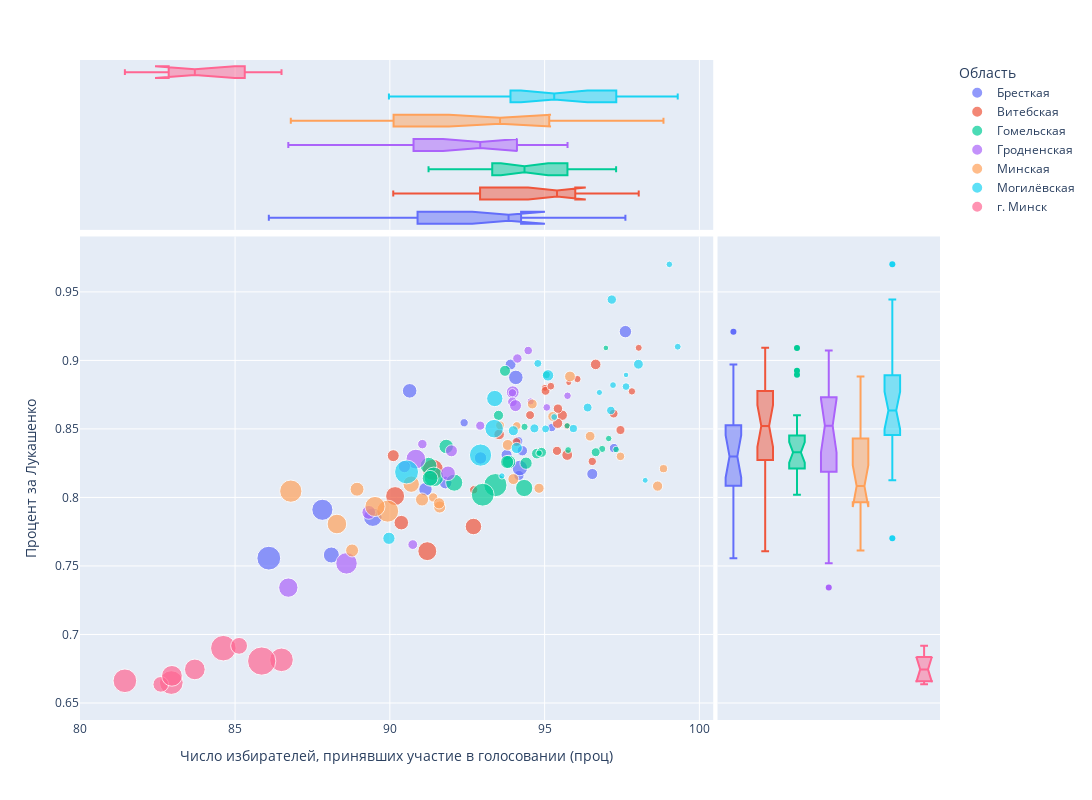

Source (notebook cell):
### Code cell
fig = px.scatter(data10,
                 x='Число избирателей, принявших участие в голосовании (проц)',
                 y='Процент за Лукашенко',
                 color='Область',
                 hover_name='Наименование административно- территориальной единицы',
                 marginal_y="box",
                 marginal_x="box",
                 width=1200,
                 height=800,
                 size='Число избирателей, принявших участие в голосовании(всего)'
                )
fig.show()

### Figure 1 — Plotly figure (JSON) as saved in the notebook; plotly's stock layout.template omitted (floating-point values rounded to 4 significant figures)
{"data": [{"hovertemplate": "<b>%{hovertext}</b><br><br>Область=Бресткая<br>Число избирателей, принявших участие в голосовании (проц)=%{x}<br>Процент за Лукашенко=%{y}<br>Число избирателей, принявших участие в голосовании(всего)=%{marker.size}<extra></extra>", "hovertext": ["Барановичский район", "Берёзовский район", "Брестский район", "Ганцевичский район", "Дрогичинский район", "Жабинковский район", "Ивановский район", "Ивацевичский район", "Каменецкий район", "Кобринский район", "Лунинецкий район", "Ляховичский район", "Малоритский район", "Пинский район", "Пружанский район", "Столинский район", "г. Пинск", "г. Барановичи", "Ленинский район г. Бреста", "Московский район г. Бреста"], "legendgroup": "Бресткая", "marker": {"color": "#636efa", "size": [30320, 44693, 25937, 20906, 29011, 17203, 30134, 40138, 26610, 59257, 51960, 21796, 16931, 38156, 37690, 52356, 84363, 109599, 63150, 139470], "sizemode": "area", "sizeref": 490.9, "symbol": "circle"}, "mode": "markers", "name": "Бресткая", "showlegend": true, "type": "scatter", "x": [96.54, 91.15, 94.17, 94.15, 93.9, 95.23, 93.77, 91.8, 94.28, 94.2, 94.07, 97.24, 92.4, 97.61, 92.93, 90.64, 89.45, 87.82, 88.11, 86.09], "xaxis": "x", "y": [0.8171, 0.806, 0.816, 0.8411, 0.897, 0.851, 0.8311, 0.8109, 0.8341, 0.8215, 0.8876, 0.836, 0.8545, 0.921, 0.8288, 0.8778, 0.7856, 0.791, 0.758, 0.7557], "yaxis": "y"}, {"alignmentgroup": "True", "hovertemplate": "<b>%{hovertext}</b><br><br>Область=Бресткая<br>Число избирателей, принявших участие в голосовании (проц)=%{x}<extra></extra>", "hovertext": ["Барановичский район", "Берёзовский район", "Брестский район", "Ганцевичский район", "Дрогичинский район", "Жабинковский район", "Ивановский район", "Ивацевичский район", "Каменецкий район", "Кобринский район", "Лунинецкий район", "Ляховичский район", "Малоритский район", "Пинский район", "Пружанский район", "Столинский район", "г. Пинск", "г. Барановичи", "Ленинский район г. Бреста", "Московский район г. Бреста"], "legendgroup": "Бресткая", "marker": {"color": "#636efa", "symbol": "circle"}, "name": "Бресткая", "notched": true, "offsetgroup": "Бресткая", "showlegend": false, "type": "box", "x": [96.54, 91.15, 94.17, 94.15, 93.9, 95.23, 93.77, 91.8, 94.28, 94.2, 94.07, 97.24, 92.4, 97.61, 92.93, 90.64, 89.45, 87.82, 88.11, 86.09], "xaxis": "x3", "yaxis": "y3"}, {"alignmentgroup": "True", "hovertemplate": "<b>%{hovertext}</b><br><br>Область=Бресткая<br>Процент за Лукашенко=%{y}<extra></extra>", "hovertext": ["Барановичский район", "Берёзовский район", "Брестский район", "Ганцевичский район", "Дрогичинский район", "Жабинковский район", "Ивановский район", "Ивацевичский район", "Каменецкий район", "Кобринский район", "Лунинецкий район", "Ляховичский район", "Малоритский район", "Пинский район", "Пружанский район", "Столинский район", "г. Пинск", "г. Барановичи", "Ленинский район г. Бреста", "Московский район г. Бреста"], "legendgroup": "Бресткая", "marker": {"color": "#636efa", "symbol": "circle"}, "name": "Бресткая", "notched": true, "offsetgroup": "Бресткая", "showlegend": false, "type": "box", "xaxis": "x2", "y": [0.8171, 0.806, 0.816, 0.8411, 0.897, 0.851, 0.8311, 0.8109, 0.8341, 0.8215, 0.8876, 0.836, 0.8545, 0.921, 0.8288, 0.8778, 0.7856, 0.791, 0.758, 0.7557], "yaxis": "y2"}, {"hovertemplate": "<b>%{hovertext}</b><br><br>Область=Витебская<br>Число избирателей, принявших участие в голосовании (проц)=%{x}<br>Процент за Лукашенко=%{y}<br>Число избирателей, принявших участие в голосовании(всего)=%{marker.size}<extra></extra>", "hovertext": ["Бешенковичский район", "Браславский район", "Верхнедвинский район", "Витебский район", "Глубокский район", "Городокский район", "Докшицкий район", "Дубровенский район", "Лепельский район", "Лиозненский район", "Миорский район", "Оршанский  район", "Полоцкий район", "Поставский район", "Россонский район", "Сенненский район", "Толочинский район", "Ушачский район", "Чашникский район", "Шарковщинский район", "Шумилинский район", "г. Орша", "г. Полоцк", "г. Новополоцк", "Железнодорожный район г. Витебска", "Октябрьский район г. Витебска", "Первомайский район г. Витебска"], "legendgroup": "Витебская", "marker": {"color": "#EF553B", "size": [13253, 20981, 16985, 27466, 28902, 19148, 20189, 11971, 26291, 12077, 16973, 21874, 19401, 27596, 8505, 19375, 19761, 11750, 25765, 13480, 14875, 88213, 52042, 66759, 35270, 87840, 109191], "sizemode": "area", "sizeref": 490.9, "symbol": "circle"}, "mode": "markers", "name": "Витебская", "showlegend": true, "type": "scatter", "x": [96.06, 95.4, 96.54, 96.65, 95.73, 97.23, 97.45, 95.01, 95.57, 98.04, 92.71, 95.43, 95.03, 93.53, 95.78, 94.53, 94.09, 95.72, 95.42, 97.82, 95.2, 90.17, 90.37, 92.7, 90.11, 91.21, 91.39], "xaxis": "x", "y": [0.8864, 0.834, 0.8263, 0.8971, 0.831, 0.8612, 0.8492, 0.88, 0.86, 0.9092, 0.8056, 0.8648, 0.8778, 0.846, 0.8838, 0.8601, 0.8404, 0.8521, 0.8541, 0.8774, 0.8812, 0.801, 0.7816, 0.7788, 0.8305, 0.7608, 0.8202], "yaxis": "y"}, {"alignmentgroup": "True", "hovertemplate": "<b>%{hovertext}</b><br><br>Область=Витебская<br>Число избирателей, принявших участие в голосовании (проц)=%{x}<extra></extra>", "hovertext": ["Бешенковичский район", "Браславский район", "Верхнедвинский район", "Витебский район", "Глубокский район", "Городокский район", "Докшицкий район", "Дубровенский район", "Лепельский район", "Лиозненский район", "Миорский район", "Оршанский  район", "Полоцкий район", "Поставский район", "Россонский район", "Сенненский район", "Толочинский район", "Ушачский район", "Чашникский район", "Шарковщинский район", "Шумилинский район", "г. Орша", "г. Полоцк", "г. Новополоцк", "Железнодорожный район г. Витебска", "Октябрьский район г. Витебска", "Первомайский район г. Витебска"], "legendgroup": "Витебская", "marker": {"color": "#EF553B", "symbol": "circle"}, "name": "Витебская", "notched": true, "offsetgroup": "Витебская", "showlegend": false, "type": "box", "x": [96.06, 95.4, 96.54, 96.65, 95.73, 97.23, 97.45, 95.01, 95.57, 98.04, 92.71, 95.43, 95.03, 93.53, 95.78, 94.53, 94.09, 95.72, 95.42, 97.82, 95.2, 90.17, 90.37, 92.7, 90.11, 91.21, 91.39], "xaxis": "x3", "yaxis": "y3"}, {"alignmentgroup": "True", "hovertemplate": "<b>%{hovertext}</b><br><br>Область=Витебская<br>Процент за Лукашенко=%{y}<extra></extra>", "hovertext": ["Бешенковичский район", "Браславский район", "Верхнедвинский район", "Витебский район", "Глубокский район", "Городокский район", "Докшицкий район", "Дубровенский район", "Лепельский район", "Лиозненский район", "Миорский район", "Оршанский  район", "Полоцкий район", "Поставский район", "Россонский район", "Сенненский район", "Толочинский район", "Ушачский район", "Чашникский район", "Шарковщинский район", "Шумилинский район", "г. Орша", "г. Полоцк", "г. Новополоцк", "Железнодорожный район г. Витебска", "Октябрьский район г. Витебска", "Первомайский район г. Витебска"], "legendgroup": "Витебская", "marker": {"color": "#EF553B", "symbol": "circle"}, "name": "Витебская", "notched": true, "offsetgroup": "Витебская", "showlegend": false, "type": "box", "xaxis": "x2", "y": [0.8864, 0.834, 0.8263, 0.8971, 0.831, 0.8612, 0.8492, 0.88, 0.86, 0.9092, 0.8056, 0.8648, 0.8778, 0.846, 0.8838, 0.8601, 0.8404, 0.8521, 0.8541, 0.8774, 0.8812, 0.801, 0.7816, 0.7788, 0.8305, 0.7608, 0.8202], "yaxis": "y2"}, {"hovertemplate": "<b>%{hovertext}</b><br><br>Область=Гомельская<br>Число избирателей, принявших участие в голосовании (проц)=%{x}<br>Процент за Лукашенко=%{y}<br>Число избирателей, принявших участие в голосовании(всего)=%{marker.size}<extra></extra>", "hovertext": ["Брагинский район", "Буда-Кошелевский район", "Ветковский район", "Гомельский район", "Добрушский район", "Ельский район", "Житковичский район", "Жлобинский район", "Калинковичский район", "Кормянский район", "Лельчицкий район", "Лоевский район", "Мозырский район", "Наровлянский район", "Октябрьский район", "Петриковский район", "Речицкий район", "Рогачевский район", "Светлогорский район", "Хойникский район", "Чечерский район", "Железнодорожный район г. Гомеля", "Новобелицкий район г. Гомеля", "Советский район г. Гомеля", "Центральный район г. Гомеля"], "legendgroup": "Гомельская", "marker": {"color": "#00cc96", "size": [9726, 25480, 12974, 51576, 30001, 12828, 27928, 68080, 44797, 10700, 19865, 10278, 94597, 7919, 11460, 24416, 71967, 41824, 60925, 15449, 10915, 131830, 37085, 128294, 73283], "sizemode": "area", "sizeref": 490.9, "symbol": "circle"}, "mode": "markers", "name": "Гомельская", "showlegend": true, "type": "scatter", "x": [95.73, 93.51, 94.35, 91.82, 93.72, 96.86, 94.75, 91.25, 93.85, 97.31, 96.65, 97.07, 91.42, 96.98, 95.76, 94.9, 92.08, 93.79, 91.3, 95.06, 94.82, 93.41, 94.4, 93, 94.34], "xaxis": "x", "y": [0.8523, 0.8599, 0.8515, 0.8372, 0.8924, 0.8354, 0.832, 0.8232, 0.8259, 0.835, 0.833, 0.843, 0.815, 0.9091, 0.8346, 0.8329, 0.8108, 0.8259, 0.814, 0.8895, 0.8323, 0.809, 0.825, 0.802, 0.8069], "yaxis": "y"}, {"alignmentgroup": "True", "hovertemplate": "<b>%{hovertext}</b><br><br>Область=Гомельская<br>Число избирателей, принявших участие в голосовании (проц)=%{x}<extra></extra>", "hovertext": ["Брагинский район", "Буда-Кошелевский район", "Ветковский район", "Гомельский район", "Добрушский район", "Ельский район", "Житковичский район", "Жлобинский район", "Калинковичский район", "Кормянский район", "Лельчицкий район", "Лоевский район", "Мозырский район", "Наровлянский район", "Октябрьский район", "Петриковский район", "Речицкий район", "Рогачевский район", "Светлогорский район", "Хойникский район", "Чечерский район", "Железнодорожный район г. Гомеля", "Новобелицкий район г. Гомеля", "Советский район г. Гомеля", "Центральный район г. Гомеля"], "legendgroup": "Гомельская", "marker": {"color": "#00cc96", "symbol": "circle"}, "name": "Гомельская", "notched": true, "offsetgroup": "Гомельская", "showlegend": false, "type": "box", "x": [95.73, 93.51, 94.35, 91.82, 93.72, 96.86, 94.75, 91.25, 93.85, 97.31, 96.65, 97.07, 91.42, 96.98, 95.76, 94.9, 92.08, 93.79, 91.3, 95.06, 94.82, 93.41, 94.4, 93, 94.34], "xaxis": "x3", "yaxis": "y3"}, {"alignmentgroup": "True", "hovertemplate": "<b>%{hovertext}</b><br><br>Область=Гомельская<br>Процент за Лукашенко=%{y}<extra></extra>", "hovertext": ["Брагинский район", "Буда-Кошелевский район", "Ветковский район", "Гомельский район", "Добрушский район", "Ельский район", "Житковичский район", "Жлобинский район", "Калинковичский район", "Кормянский район", "Лельчицкий район", "Лоевский район", "Мозырский район", "Наровлянский район", "Октябрьский район", "Петриковский район", "Речицкий район", "Рогачевский район", "Светлогорский район", "Хойникский район", "Чечерский район", "Железнодорожный район г. Гомеля", "Новобелицкий район г. Гомеля", "Советский район г. Гомеля", "Центральный район г. Гомеля"], "legendgroup": "Гомельская", "marker": {"color": "#00cc96", "symbol": "circle"}, "name": "Гомельская", "notched": true, "offsetgroup": "Гомельская", "showlegend": false, "type": "box", "xaxis": "x2", "y": [0.8523, 0.8599, 0.8515, 0.8372, 0.8924, 0.8354, 0.832, 0.8232, 0.8259, 0.835, 0.833, 0.843, 0.815, 0.9091, 0.8346, 0.8329, 0.8108, 0.8259, 0.814, 0.8895, 0.8323, 0.809, 0.825, 0.802, 0.8069], "yaxis": "y2"}, {"hovertemplate": "<b>%{hovertext}</b><br><br>Область=Гродненская<br>Число избирателей, принявших участие в голосовании (проц)=%{x}<br>Процент за Лукашенко=%{y}<br>Число избирателей, принявших участие в голосовании(всего)=%{marker.size}<extra></extra>", "hovertext": ["Берестовицкий район", "Волковысский район", "Вороновский район", "Гродненский район", "Дятловский район", "Зельвенский район", "Ивьевский район", "Кореличский район", "Лидский район", "Мостовский район", "Новогрудский район", "Островецкий район", "Ошмянский район", "Свислочский район", "Слонимский район", "Сморгонский район", "Щучинский район", "Ленинский район г. Гродно", "Октябрьский район  г. Гродно"], "legendgroup": "Гродненская", "marker": {"color": "#ab63fa", "size": [12632, 52725, 21792, 39795, 22487, 14122, 20676, 18009, 95756, 23507, 35402, 16880, 22027, 14619, 46782, 36820, 35059, 91844, 113569], "sizemode": "area", "sizeref": 490.9, "symbol": "circle"}, "mode": "markers", "name": "Гродненская", "showlegend": true, "type": "scatter", "x": [94.55, 91.88, 94.12, 93.97, 93.96, 95.74, 92.92, 94.47, 90.84, 90.74, 91.99, 93.96, 91.05, 95.07, 89.32, 90.47, 94.06, 86.72, 88.6], "xaxis": "x", "y": [0.8701, 0.8176, 0.9014, 0.8768, 0.8698, 0.8742, 0.8524, 0.9072, 0.828, 0.7656, 0.834, 0.8764, 0.8389, 0.8657, 0.7891, 0.8225, 0.867, 0.7342, 0.7519], "yaxis": "y"}, {"alignmentgroup": "True", "hovertemplate": "<b>%{hovertext}</b><br><br>Область=Гродненская<br>Число избирателей, принявших участие в голосовании (проц)=%{x}<extra></extra>", "hovertext": ["Берестовицкий район", "Волковысский район", "Вороновский район", "Гродненский район", "Дятловский район", "Зельвенский район", "Ивьевский район", "Кореличский район", "Лидский район", "Мостовский район", "Новогрудский район", "Островецкий район", "Ошмянский район", "Свислочский район", "Слонимский район", "Сморгонский район", "Щучинский район", "Ленинский район г. Гродно", "Октябрьский район  г. Гродно"], "legendgroup": "Гродненская", "marker": {"color": "#ab63fa", "symbol": "circle"}, "name": "Гродненская", "notched": true, "offsetgroup": "Гродненская", "showlegend": false, "type": "box", "x": [94.55, 91.88, 94.12, 93.97, 93.96, 95.74, 92.92, 94.47, 90.84, 90.74, 91.99, 93.96, 91.05, 95.07, 89.32, 90.47, 94.06, 86.72, 88.6], "xaxis": "x3", "yaxis": "y3"}, {"alignmentgroup": "True", "hovertemplate": "<b>%{hovertext}</b><br><br>Область=Гродненская<br>Процент за Лукашенко=%{y}<extra></extra>", "hovertext": ["Берестовицкий район", "Волковысский район", "Вороновский район", "Гродненский район", "Дятловский район", "Зельвенский район", "Ивьевский район", "Кореличский район", "Лидский район", "Мостовский район", "Новогрудский район", "Островецкий район", "Ошмянский район", "Свислочский район", "Слонимский район", "Сморгонский район", "Щучинский район", "Ленинский район г. Гродно", "Октябрьский район  г. Гродно"], "legendgroup": "Гродненская", "marker": {"color": "#ab63fa", "symbol": "circle"}, "name": "Гродненская", "notched": true, "offsetgroup": "Гродненская", "showlegend": false, "type": "box", "xaxis": "x2", "y": [0.8701, 0.8176, 0.9014, 0.8768, 0.8698, 0.8742, 0.8524, 0.9072, 0.828, 0.7656, 0.834, 0.8764, 0.8389, 0.8657, 0.7891, 0.8225, 0.867, 0.7342, 0.7519], "yaxis": "y2"}, {"hovertemplate": "<b>%{hovertext}</b><br><br>Область=Минская<br>Число избирателей, принявших участие в голосовании (проц)=%{x}<br>Процент за Лукашенко=%{y}<br>Число избирателей, принявших участие в голосовании(всего)=%{marker.size}<extra></extra>", "hovertext": ["Березинский район", "Борисовский район", "Вилейский район", "Воложинский район", "Дзержинский район", "Клецкий район", "Копыльский район", "Крупский район", "Логойский район", "Любанский район", "Минский район", "Молодечненский район", "Мядельский район", "Несвижский район", "Пуховичский район", "Слуцкий район", "Смолевичский район", "Солигорский район", "Стародорожский район", "Столбцовский район", "Узденский район", "Червенский район", "г. Жодино"], "legendgroup": "Минская", "marker": {"color": "#FFA15A", "size": [17780, 121780, 35945, 28737, 42395, 23591, 23698, 19499, 25522, 25958, 119221, 94461, 21284, 29576, 47619, 66334, 31396, 99658, 16489, 29857, 17811, 24370, 41613], "sizemode": "area", "sizeref": 490.9, "symbol": "circle"}, "mode": "markers", "name": "Минская", "showlegend": true, "type": "scatter", "x": [94.1, 86.8, 91.61, 95.82, 91.04, 95.26, 96.47, 93.56, 94.82, 98.65, 89.93, 88.29, 91.4, 93.99, 88.94, 90.69, 91.59, 89.52, 98.84, 93.81, 97.45, 94.6, 88.78], "xaxis": "x", "y": [0.8522, 0.8046, 0.793, 0.8883, 0.7985, 0.8591, 0.8447, 0.8526, 0.8067, 0.8083, 0.79, 0.7806, 0.8, 0.8134, 0.806, 0.8097, 0.7957, 0.7934, 0.821, 0.8383, 0.83, 0.8682, 0.7613], "yaxis": "y"}, {"alignmentgroup": "True", "hovertemplate": "<b>%{hovertext}</b><br><br>Область=Минская<br>Число избирателей, принявших участие в голосовании (проц)=%{x}<extra></extra>", "hovertext": ["Березинский район", "Борисовский район", "Вилейский район", "Воложинский район", "Дзержинский район", "Клецкий район", "Копыльский район", "Крупский район", "Логойский район", "Любанский район", "Минский район", "Молодечненский район", "Мядельский район", "Несвижский район", "Пуховичский район", "Слуцкий район", "Смолевичский район", "Солигорский район", "Стародорожский район", "Столбцовский район", "Узденский район", "Червенский район", "г. Жодино"], "legendgroup": "Минская", "marker": {"color": "#FFA15A", "symbol": "circle"}, "name": "Минская", "notched": true, "offsetgroup": "Минская", "showlegend": false, "type": "box", "x": [94.1, 86.8, 91.61, 95.82, 91.04, 95.26, 96.47, 93.56, 94.82, 98.65, 89.93, 88.29, 91.4, 93.99, 88.94, 90.69, 91.59, 89.52, 98.84, 93.81, 97.45, 94.6, 88.78], "xaxis": "x3", "yaxis": "y3"}, {"alignmentgroup": "True", "hovertemplate": "<b>%{hovertext}</b><br><br>Область=Минская<br>Процент за Лукашенко=%{y}<extra></extra>", "hovertext": ["Березинский район", "Борисовский район", "Вилейский район", "Воложинский район", "Дзержинский район", "Клецкий район", "Копыльский район", "Крупский район", "Логойский район", "Любанский район", "Минский район", "Молодечненский район", "Мядельский район", "Несвижский район", "Пуховичский район", "Слуцкий район", "Смолевичский район", "Солигорский район", "Стародорожский район", "Столбцовский район", "Узденский район", "Червенский район", "г. Жодино"], "legendgroup": "Минская", "marker": {"color": "#FFA15A", "symbol": "circle"}, "name": "Минская", "notched": true, "offsetgroup": "Минская", "showlegend": false, "type": "box", "xaxis": "x2", "y": [0.8522, 0.8046, 0.793, 0.8883, 0.7985, 0.8591, 0.8447, 0.8526, 0.8067, 0.8083, 0.79, 0.7806, 0.8, 0.8134, 0.806, 0.8097, 0.7957, 0.7934, 0.821, 0.8383, 0.83, 0.8682, 0.7613], "yaxis": "y2"}, {"hovertemplate": "<b>%{hovertext}</b><br><br>Область=Могилёвская<br>Число избирателей, принявших участие в голосовании (проц)=%{x}<br>Процент за Лукашенко=%{y}<br>Число избирателей, принявших участие в голосовании(всего)=%{marker.size}<extra></extra>", "hovertext": ["Белыничский район", "Бобруйский район", "Быховский район", "Глусский район", "Горецкий район", "Дрибинский район", "Кировский район", "Климовичский район", "Кличевский район", "Костюковичский район", "Краснопольский район", "Кричевский район", "Круглянский район", "Могилевский район", "Мстиславский район", "Осиповичский район", "Славгородский район", "Хотимский район", "Чаусский район", "Чериковский район", "Шкловский район", "Ленинский район г. Бобруйска", "Первомайский район г. Бобруйска", "Ленинский район г. Могилева", "Октябрьский район г. Могилева"], "legendgroup": "Могилёвская", "marker": {"color": "#19d3f3", "size": [15611, 14735, 23788, 11411, 32095, 8607, 15989, 20093, 11561, 19358, 7613, 24889, 11553, 30746, 17884, 37166, 9762, 9349, 15300, 10763, 21592, 65184, 84311, 140936, 121469], "sizemode": "area", "sizeref": 490.9, "symbol": "circle"}, "mode": "markers", "name": "Могилёвская", "showlegend": true, "type": "scatter", "x": [94.78, 97.63, 98.03, 97.21, 95.11, 98.25, 95.93, 94.67, 95.31, 96.39, 97.63, 93.99, 99.3, 94.1, 97.14, 89.97, 93.62, 96.77, 95.03, 99.03, 97.17, 93.39, 93.37, 90.54, 92.93], "xaxis": "x", "y": [0.8978, 0.8809, 0.8972, 0.882, 0.8891, 0.8125, 0.8503, 0.8504, 0.8587, 0.8656, 0.8894, 0.8487, 0.91, 0.8361, 0.8635, 0.7702, 0.8157, 0.8766, 0.85, 0.9701, 0.9444, 0.8722, 0.8502, 0.8186, 0.8309], "yaxis": "y"}, {"alignmentgroup": "True", "hovertemplate": "<b>%{hovertext}</b><br><br>Область=Могилёвская<br>Число избирателей, принявших участие в голосовании (проц)=%{x}<extra></extra>", "hovertext": ["Белыничский район", "Бобруйский район", "Быховский район", "Глусский район", "Горецкий район", "Дрибинский район", "Кировский район", "Климовичский район", "Кличевский район", "Костюковичский район", "Краснопольский район", "Кричевский район", "Круглянский район", "Могилевский район", "Мстиславский район", "Осиповичский район", "Славгородский район", "Хотимский район", "Чаусский район", "Чериковский район", "Шкловский район", "Ленинский район г. Бобруйска", "Первомайский район г. Бобруйска", "Ленинский район г. Могилева", "Октябрьский район г. Могилева"], "legendgroup": "Могилёвская", "marker": {"color": "#19d3f3", "symbol": "circle"}, "name": "Могилёвская", "notched": true, "offsetgroup": "Могилёвская", "showlegend": false, "type": "box", "x": [94.78, 97.63, 98.03, 97.21, 95.11, 98.25, 95.93, 94.67, 95.31, 96.39, 97.63, 93.99, 99.3, 94.1, 97.14, 89.97, 93.62, 96.77, 95.03, 99.03, 97.17, 93.39, 93.37, 90.54, 92.93], "xaxis": "x3", "yaxis": "y3"}, {"alignmentgroup": "True", "hovertemplate": "<b>%{hovertext}</b><br><br>Область=Могилёвская<br>Процент за Лукашенко=%{y}<extra></extra>", "hovertext": ["Белыничский район", "Бобруйский район", "Быховский район", "Глусский район", "Горецкий район", "Дрибинский район", "Кировский район", "Климовичский район", "Кличевский район", "Костюковичский район", "Краснопольский район", "Кричевский район", "Круглянский район", "Могилевский район", "Мстиславский район", "Осиповичский район", "Славгородский район", "Хотимский район", "Чаусский район", "Чериковский район", "Шкловский район", "Ленинский район г. Бобруйска", "Первомайский район г. Бобруйска", "Ленинский район г. Могилева", "Октябрьский район г. Могилева"], "legendgroup": "Могилёвская", "marker": {"color": "#19d3f3", "symbol": "circle"}, "name": "Могилёвская", "notched": true, "offsetgroup": "Могилёвская", "showlegend": false, "type": "box", "xaxis": "x2", "y": [0.8978, 0.8809, 0.8972, 0.882, 0.8891, 0.8125, 0.8503, 0.8504, 0.8587, 0.8656, 0.8894, 0.8487, 0.91, 0.8361, 0.8635, 0.7702, 0.8157, 0.8766, 0.85, 0.9701, 0.9444, 0.8722, 0.8502, 0.8186, 0.8309], "yaxis": "y2"}, {"hovertemplate": "<b>%{hovertext}</b><br><br>Область=г. Минск<br>Число избирателей, принявших участие в голосовании (проц)=%{x}<br>Процент за Лукашенко=%{y}<br>Число избирателей, принявших участие в голосовании(всего)=%{marker.size}<extra></extra>", "hovertext": ["Заводской район г. Минск", "Ленинский район г. Минск", "Московский район г. Минск", "Октябрьский район г. Минск", "Партизанский район г. Минск", "Первомайский район г. Минск", "Советский район г. Минск", "Фрунзенский район г. Минск", "Центральный район г. Минск"], "legendgroup": "г. Минск", "marker": {"color": "#FF6692", "size": [138010, 137323, 160062, 105383, 60597, 136973, 105820, 196372, 69819], "sizemode": "area", "sizeref": 490.9, "symbol": "circle"}, "mode": "markers", "name": "г. Минск", "showlegend": true, "type": "scatter", "x": [82.94, 81.44, 84.62, 83.7, 82.6, 86.5, 82.96, 85.86, 85.13], "xaxis": "x", "y": [0.6649, 0.6662, 0.69, 0.6745, 0.6636, 0.6815, 0.6698, 0.6806, 0.6917], "yaxis": "y"}, {"alignmentgroup": "True", "hovertemplate": "<b>%{hovertext}</b><br><br>Область=г. Минск<br>Число избирателей, принявших участие в голосовании (проц)=%{x}<extra></extra>", "hovertext": ["Заводской район г. Минск", "Ленинский район г. Минск", "Московский район г. Минск", "Октябрьский район г. Минск", "Партизанский район г. Минск", "Первомайский район г. Минск", "Советский район г. Минск", "Фрунзенский район г. Минск", "Центральный район г. Минск"], "legendgroup": "г. Минск", "marker": {"color": "#FF6692", "symbol": "circle"}, "name": "г. Минск", "notched": true, "offsetgroup": "г. Минск", "showlegend": false, "type": "box", "x": [82.94, 81.44, 84.62, 83.7, 82.6, 86.5, 82.96, 85.86, 85.13], "xaxis": "x3", "yaxis": "y3"}, {"alignmentgroup": "True", "hovertemplate": "<b>%{hovertext}</b><br><br>Область=г. Минск<br>Процент за Лукашенко=%{y}<extra></extra>", "hovertext": ["Заводской район г. Минск", "Ленинский район г. Минск", "Московский район г. Минск", "Октябрьский район г. Минск", "Партизанский район г. Минск", "Первомайский район г. Минск", "Советский район г. Минск", "Фрунзенский район г. Минск", "Центральный район г. Минск"], "legendgroup": "г. Минск", "marker": {"color": "#FF6692", "symbol": "circle"}, "name": "г. Минск", "notched": true, "offsetgroup": "г. Минск", "showlegend": false, "type": "box", "xaxis": "x2", "y": [0.6649, 0.6662, 0.69, 0.6745, 0.6636, 0.6815, 0.6698, 0.6806, 0.6917], "yaxis": "y2"}], "layout": {"height": 800, "legend": {"itemsizing": "constant", "title": {"text": "Область"}, "tracegroupgap": 0}, "margin": {"t": 60}, "width": 1200, "xaxis": {"anchor": "y", "domain": [0, 0.7363], "title": {"text": "Число избирателей, принявших участие в голосовании (проц)"}}, "xaxis2": {"anchor": "y2", "domain": [0.7413, 1], "matches": "x2", "showgrid": false, "showline": false, "showticklabels": false, "ticks": ""}, "xaxis3": {"anchor": "y3", "domain": [0, 0.7363], "matches": "x", "showgrid": true, "showticklabels": false}, "xaxis4": {"anchor": "y4", "domain": [0.7413, 1], "matches": "x2", "showgrid": false, "showline": false, "showticklabels": false, "ticks": ""}, "yaxis": {"anchor": "x", "domain": [0, 0.7326], "title": {"text": "Процент за Лукашенко"}}, "yaxis2": {"anchor": "x2", "domain": [0, 0.7326], "matches": "y", "showgrid": true, "showticklabels": false}, "yaxis3": {"anchor": "x3", "domain": [0.7426, 1], "matches": "y3", "showgrid": false, "showline": false, "showticklabels": false, "ticks": ""}, "yaxis4": {"anchor": "x4", "domain": [0.7426, 1], "matches": "y3", "showgrid": true, "showline": false, "showticklabels": false, "ticks": ""}}}
